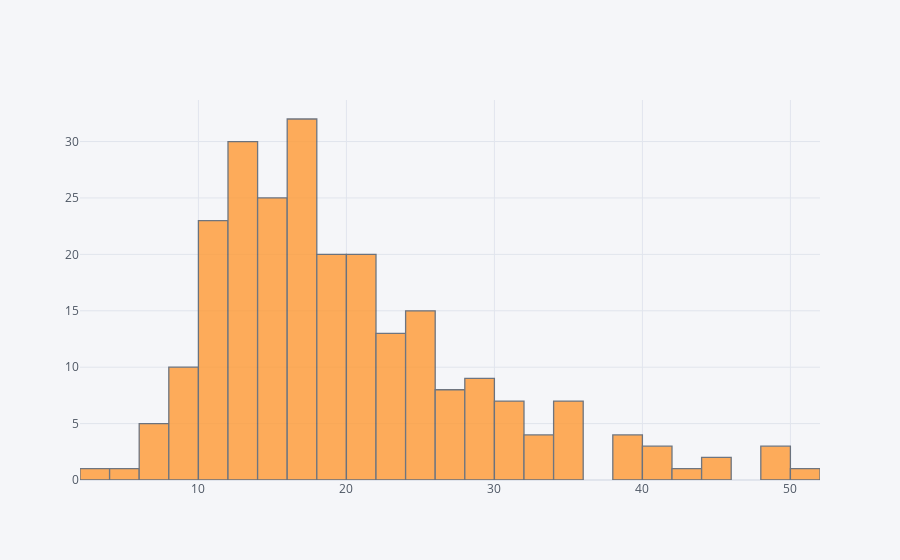

Notebook cell for this chart:
### Markdown cell above
### The Hist Plot

### Code cell
dataset['total_bill'].iplot(kind='hist',bins=25)

### Figure 1 — Plotly figure (JSON) as saved in the notebook; plotly's stock layout.template omitted (floating-point values rounded to 4 significant figures; data arrays with more than 128 entries replaced by an {"elided": "..."} marker saying what was removed)
{"data": [{"histfunc": "count", "histnorm": "", "marker": {"color": "rgba(255, 153, 51, 1.0)", "line": {"color": "#4D5663", "width": 1.3}}, "name": "total_bill", "nbinsx": 25, "opacity": 0.8, "orientation": "v", "type": "histogram", "x": {"elided": "244 float values"}}], "layout": {"autosize": true, "barmode": "overlay", "legend": {"bgcolor": "#F5F6F9", "font": {"color": "#4D5663"}}, "paper_bgcolor": "#F5F6F9", "plot_bgcolor": "#F5F6F9", "title": {"font": {"color": "#4D5663"}}, "xaxis": {"autorange": true, "gridcolor": "#E1E5ED", "range": [2, 52], "showgrid": true, "tickfont": {"color": "#4D5663"}, "title": {"font": {"color": "#4D5663"}, "text": ""}, "type": "linear", "zerolinecolor": "#E1E5ED"}, "yaxis": {"autorange": true, "gridcolor": "#E1E5ED", "range": [0, 33.68], "showgrid": true, "tickfont": {"color": "#4D5663"}, "title": {"font": {"color": "#4D5663"}, "text": ""}, "zerolinecolor": "#E1E5ED"}}}
